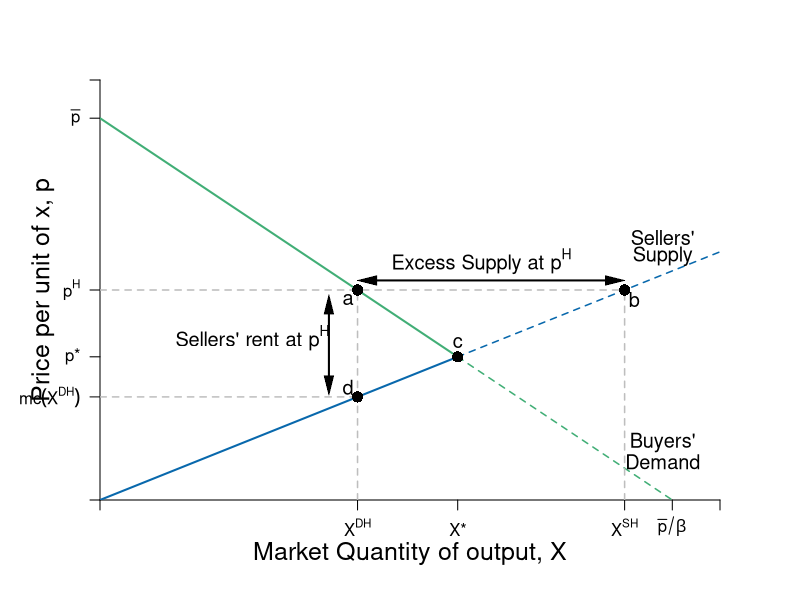

Reproduce this figure in R.
require(shape)
pdf(file = "competitionmarkets/demand_supply_excess_S.pdf", width = 9, height = 7)

#Set parameters for graphics
axislabelsize <- 1.5
labelsize <- 1.2
graphlinewidth <- 2
segmentlinewidth <- 1.5

COL <- c("#7fc97f", "#beaed4", "#fdc086", "#ffff99", "#386cb0", "#f0027f", "#bf5b17", "#666666")
COLA <- c("#e0f3db", "#99d8c9","#66c2a4","#41ae76", "#238b45", "#005824")
COLB <- c("#c6dbef", "#4eb3d3", "#2b8cbe", "#0868ac","#084081")
COLC <- c("#fcfbfd", "#efedf5", "#dadaeb", "#bcbddc", "#9e9ac8", "#807dba", "#6a51a3", "#54278f", "#3f007d")

par(mar =  c(5, 5, 4, 4))

Demand <- function(x, rmax = 20, xmax = 12, n = 10) {
  rmax - (rmax/(n*xmax))*x
}

mrsA <- function(x, rmax = 20, xmax = 10) {
  rmax - (rmax/xmax)*x
}

uA <- function(x, y, rmax = 20, xmax = 10) {
  y + rmax*x - (1/2)(rmax/xmax)*x^2
}


Supply <- function(x, c1 = 0, c2 = 0.05){
  c1 + 2*c2*x
}

# Supply <- function(x, c1 = 0.5, c2 = 0.0465){
#   c1 + 2*c2*x
# }

xlims <- c(0, 130)
ylims <- c(0, 22)

npts <- 501 
x <- seq(xlims[1], xlims[2], length.out = npts)
y <- seq(ylims[1], ylims[2], length.out = npts) 
a <- c(46.08, 55, 64)
b <- c(46.08, 55, 64)

plot(0, 0, xlim = xlims, ylim = ylims, type = "n",
     xlab = expression(paste("")),
     ylab = expression(paste("")), 
     xaxt = "n", 
     yaxt = "n", 
     cex.lab = axislabelsize, 
     bty = "n",
     xaxs="i", 
     yaxs="i")

# ticksy <- seq(from = 0, to = ylims[2], by = 2)
# ylabels <- seq(from = 0, to = ylims[2], by = 2)
# ticksx <- seq(from = 0, to = xlims[2], by = 2)
# xlabels <- seq(from = 0, to = xlims[2], by = 2)
ticksy <- c(0, Supply(x = 54), 7.5, 11, 20, ylims[2])
ylabels <- c(NA,  expression(paste(mc(X^{DH}))), expression(paste(p,"*")), expression(paste(p^H)), expression(paste(bar(p) )), NA)
ticksx <- c(0, 54, 75, 110, 120, xlims[2])
xlabels <- c(NA, expression(paste(X^{DH})), expression(paste(X,"*")), expression(paste(X^{SH})), expression(paste(bar(p)/beta )), NA)

axis(1, at = ticksx, pos = 0, labels = xlabels)
axis(2, at = ticksy, pos = 0, labels = ylabels, las = 1)

npts <- 500 
xx1 <- seq(xlims[1], 75, length.out = npts)
xx2 <- seq(75, xlims[2], length.out = npts)

#Lines for mrs graph
lines(xx1, Demand(xx1), col = COLA[4], lwd = graphlinewidth)
lines(xx2, Demand(xx2), col = COLA[4], lty = 2, lwd = segmentlinewidth)
lines(xx1, Supply(xx1), col = COLB[4], lwd = graphlinewidth)
lines(xx2, Supply(xx2), col = COLB[4], lty = 2, lwd = segmentlinewidth)

#lines(xx1, mrsA(xx1, rmax = 20, xmax = 10), col = COLA[4], lwd = graphlinewidth)

# segments(0, 7.5, 75, 7.5, lty = 2, "gray" , lwd = segmentlinewidth)
# segments(75, 0, 75, 7.5, lty = 2, col = "gray" , lwd = segmentlinewidth)
points(75, 7.5, pch = 16, col = "black", cex = 1.5)
text(75, 8.25, expression(c), cex = labelsize)

segments(0, Demand(x = 54), 110, Supply(x = 110), lty = 2, "gray" , lwd = segmentlinewidth)
segments(110, 0, 110, Supply(x = 110), lty = 2, col = "gray" , lwd = segmentlinewidth)
segments(54, 0, 54, Demand(x = 54), lty = 2, col = "gray" , lwd = segmentlinewidth)
segments(0, Supply(x = 54), 54, Supply(x = 54), lty = 2, col = "gray" , lwd = segmentlinewidth)
points(54, Demand(x = 54), pch = 16, col = "black", cex = 1.5)
points(54, Supply(x = 54), pch = 16, col = "black", cex = 1.5)
points(110, Supply(x = 110), pch = 16, col = "black", cex = 1.5)
text(54 - 2, Demand(x = 54) - 0.5, expression(a), cex = labelsize)
text(54 - 2, Supply(x = 54) + 0.5, expression(d), cex = labelsize)
text(110 + 2, Supply(x = 110) - 0.5, expression(b), cex = labelsize)

# segments(0, Supply(x = 60), 84, Demand(x = 84), lty = 2, "gray" , lwd = segmentlinewidth)
# segments(60, 0, 60, Supply(x = 60), lty = 2, col = "gray" , lwd = segmentlinewidth)
# segments(84, 0, 84, Demand(x = 84), lty = 2, col = "gray" , lwd = segmentlinewidth)
# points(60, Supply(x = 60), pch = 16, col = "black", cex = 1.5)
# points(84, Demand(x = 84), pch = 16, col = "black", cex = 1.5)
# text(84, Demand(x = 84) + 0.75, expression(d), cex = labelsize)
# text(60, Supply(x = 60) + 0.75, expression(c), cex = labelsize)


#Label axes
mtext(expression(paste("Market Quantity of output, ", X)), side=1, line = 2.5, cex = axislabelsize)
text(-12, 0.5*ylims[2], expression(paste("Price per unit of x, ", p)), xpd = TRUE, cex = axislabelsize, srt = 90) 
# 
# points(50, 10, pch = 16, col = "black", cex = 1.5)
# text(52, 10.5, expression(M))

#segments(4.11765, 6.17647, 5.88, 8.88, lty = 1, col = COL[2] , lwd = graphlinewidth)
text(118, 13.75, expression("Sellers'"), cex = labelsize)
text(118, 12.75, expression("Supply"), cex = labelsize)
#text(7.3, 2.5, expression("Curve"))

Arrows(56, 11.5, 108, 11.5, col = "black", lty = 1, code = 3, lwd = 2, arr.type = "triangle", arr.lwd = 0.5)
text(80, 12.5, expression(paste("Excess Supply at ", p^H)), cex = labelsize)

Arrows(48, 6, 48, 10.25, col = "black", lty = 1, code = 3, lwd = 2, arr.type = "triangle", arr.lwd = 0.5)
text(32, 8.5, expression(paste("Sellers' rent at ", p^H)), cex = labelsize)


# Arrows(62, 5.5, 82, 5.5, col = "black", lty = 1, code = 3, lwd = 2, arr.type = "triangle", arr.lwd = 0.5)
# text(72, 4.75, expression(paste("Excess")), cex = labelsize)
# text(72, 3.75, expression(paste("Demand")), cex = labelsize)
# text(72, 2.75, expression(paste("at ", p^L)), cex = labelsize)


#Label Demand
text(118, 3, expression(paste("Buyers'")), cex = labelsize)
text(118, 2, expression(paste("Demand")), cex = labelsize)

dev.off()
